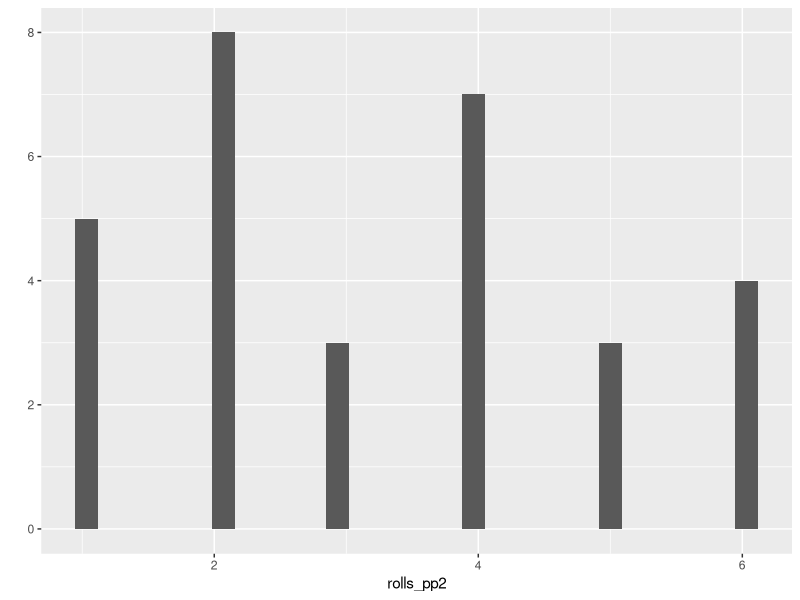
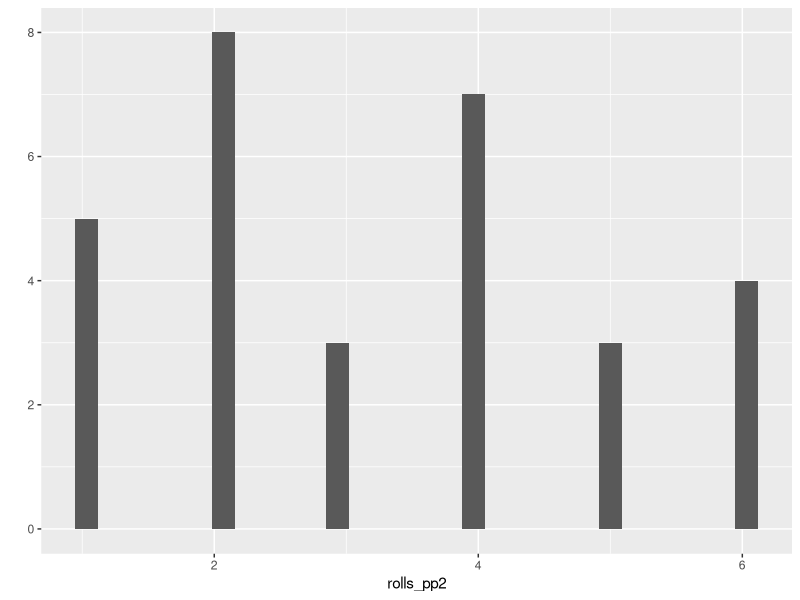
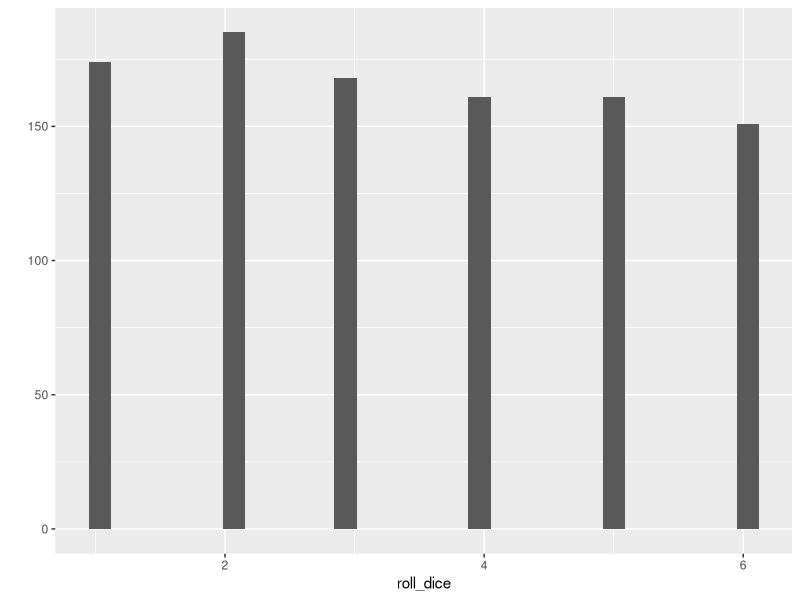
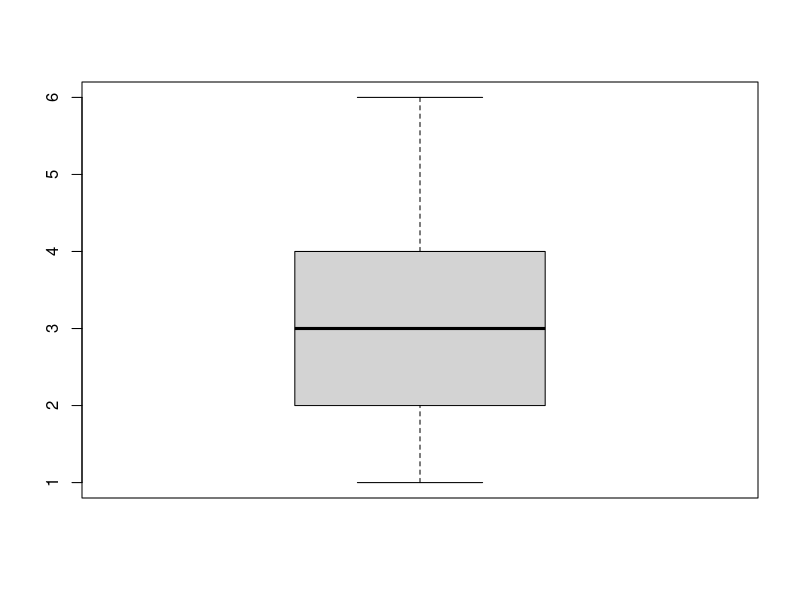
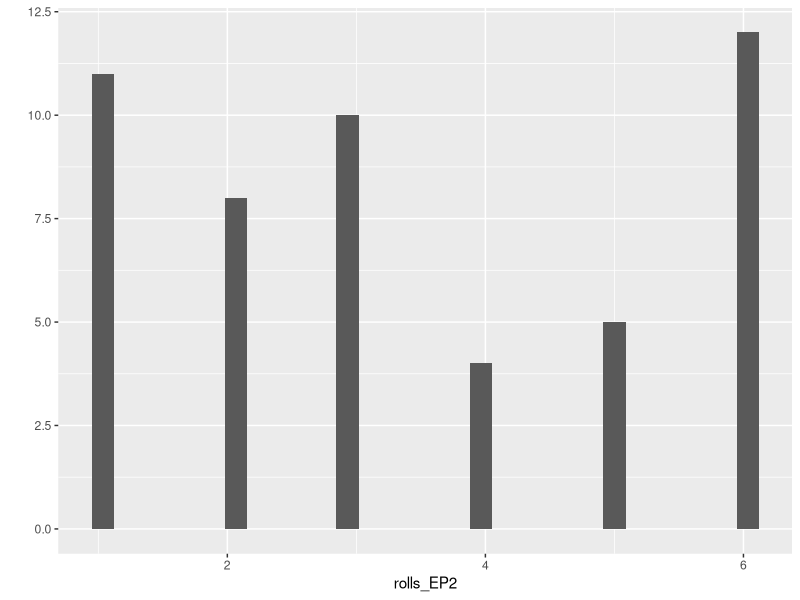

Write the R code that produced these figures, in order.
## ---- chunk 1
rolls_pp2<-sample(1:6,30,rep=T)
print(rolls_pp2)
## ---- chunk 2
library(ggplot2)
qplot(rolls_pp2,binwith=1)
## ---- chunk 3
chisq.test(table(rolls_pp2), p = rep(1/6, 6))
## ---- chunk 4
x<-pbinom(5,30,1/6)
print(x)
## ---- chunk 5

## ---- chunk 6
x<-pbinom(4,30,1/6)
print(x)
## ---- chunk 7
x<-pbinom(3,30,1/6)
print(x)
## ---- chunk 8
x<-pbinom(2,30,1/6)
print(x)
## ---- chunk 9
rolls_dice<-sample(1:6,100,rep=T)
print(rolls_dice)
library(ggplot2)
qplot(rolls_pp2,binwith=1)
## ---- chunk 10
chisq.test(table(rolls_dice),p=rep(1/6,6))
## ---- chunk 11
roll_dice<-sample(1:6,1000,rep=T)
print(rolls_dice)
library(ggplot2)
qplot(roll_dice,binwith=1)

## ---- chunk 12
boxplot(rolls_pp2)
## ---- chunk 13
 #Ho: mu<=3.5
  #one-side 95% confidence interval for mu
  t.test(rolls_pp2,mu=3.5,alternative="greater",conf.level = 0.95)
## ---- chunk 14
rolls_EP2<-sample(1:6,50,rep=T)
library(ggplot2)
qplot(rolls_EP2,binwith=1)

## ---- chunk 15
prop.test(6,50,p=0.16,alternative="less")
